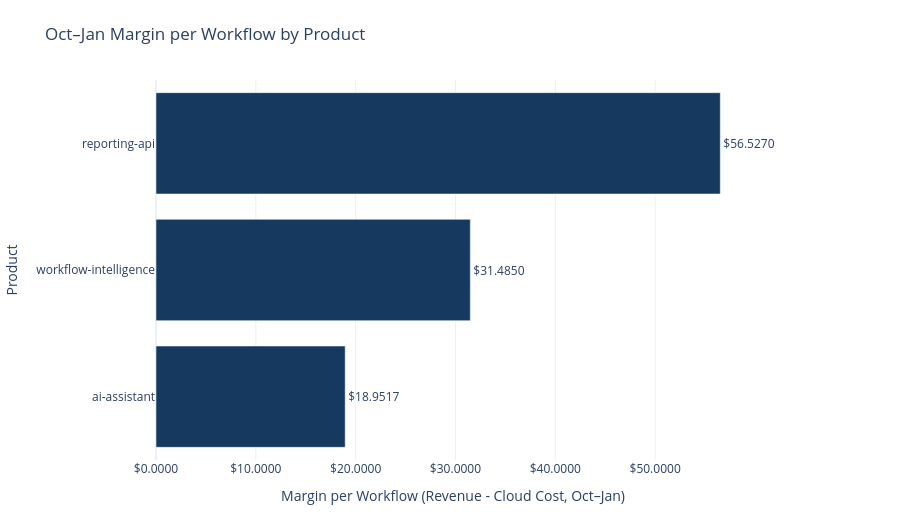

Here is the notebook cell this chart was saved with:
### Code cell
fig.update_traces(
    hovertemplate="<b>%{y}</b><br>Margin per workflow: $%{x:,.4f}<extra></extra>"
)

fig.show()

### Figure 1 — Plotly figure (JSON) as saved in the notebook; plotly's stock layout.template omitted (floating-point values rounded to 4 significant figures)
{"data": [{"cliponaxis": false, "hovertemplate": "<b>%{y}</b><br>Margin per workflow: $%{x:,.4f}<extra></extra>", "legendgroup": "", "marker": {"color": "#163A5F", "pattern": {"shape": ""}}, "name": "", "orientation": "h", "showlegend": false, "text": [18.95, 31.49, 56.53], "textposition": "outside", "texttemplate": "$%{text:,.4f}", "type": "bar", "x": [18.95, 31.49, 56.53], "xaxis": "x", "y": ["ai-assistant", "workflow-intelligence", "reporting-api"], "yaxis": "y"}], "layout": {"barmode": "relative", "height": 520, "legend": {"tracegroupgap": 0}, "margin": {"b": 60, "l": 150, "r": 150, "t": 80}, "showlegend": false, "title": {"text": "Oct–Jan Margin per Workflow by Product"}, "xaxis": {"anchor": "y", "domain": [0, 1], "tickformat": ",.4f", "tickprefix": "$", "title": {"text": "Margin per Workflow (Revenue - Cloud Cost, Oct–Jan)"}}, "yaxis": {"anchor": "x", "domain": [0, 1], "title": {"text": "Product"}}}}
